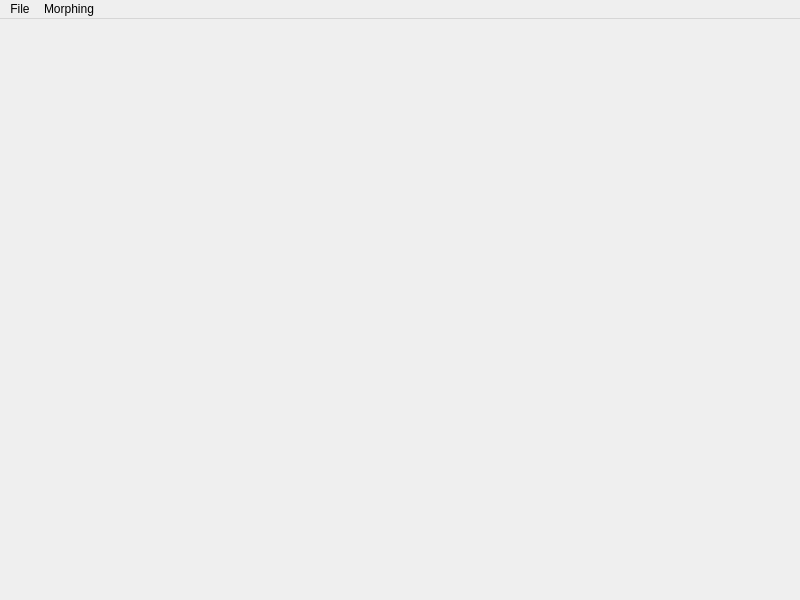
<?xml version="1.0" encoding="UTF-8"?>
<ui version="4.0">
 <class>MainWindow</class>
 <widget class="QMainWindow" name="MainWindow">
  <property name="geometry">
   <rect>
    <x>0</x>
    <y>0</y>
    <width>800</width>
    <height>600</height>
   </rect>
  </property>
  <property name="minimumSize">
   <size>
    <width>800</width>
    <height>600</height>
   </size>
  </property>
  <property name="maximumSize">
   <size>
    <width>800</width>
    <height>600</height>
   </size>
  </property>
  <property name="windowTitle">
   <string>Image morphing</string>
  </property>
  <widget class="QWidget" name="centralwidget">
   <layout class="QHBoxLayout" name="horizontalLayout">
    <property name="leftMargin">
     <number>0</number>
    </property>
    <property name="topMargin">
     <number>0</number>
    </property>
    <property name="rightMargin">
     <number>0</number>
    </property>
    <property name="bottomMargin">
     <number>0</number>
    </property>
    <item>
     <widget class="MainView" name="mainView" native="true"/>
    </item>
   </layout>
  </widget>
  <widget class="QMenuBar" name="menuBar">
   <property name="geometry">
    <rect>
     <x>0</x>
     <y>0</y>
     <width>800</width>
     <height>22</height>
    </rect>
   </property>
   <widget class="QMenu" name="menuFile">
    <property name="title">
     <string>File</string>
    </property>
    <addaction name="actionOpen_image"/>
   </widget>
   <widget class="QMenu" name="menuMorphing">
    <property name="title">
     <string>Morphing</string>
    </property>
    <addaction name="actionMorph_mode"/>
    <addaction name="actionPreserve_bounday"/>
    <addaction name="separator"/>
    <addaction name="actionClear"/>
   </widget>
   <addaction name="menuFile"/>
   <addaction name="menuMorphing"/>
  </widget>
  <action name="actionOpen_image">
   <property name="text">
    <string>Open image...</string>
   </property>
   <property name="shortcut">
    <string>Ctrl+O</string>
   </property>
  </action>
  <action name="actionClear">
   <property name="text">
    <string>Clear</string>
   </property>
   <property name="shortcut">
    <string>Ctrl+K</string>
   </property>
  </action>
  <action name="actionMorph_mode">
   <property name="checkable">
    <bool>true</bool>
   </property>
   <property name="text">
    <string>Morph mode</string>
   </property>
   <property name="shortcut">
    <string>Ctrl+M</string>
   </property>
  </action>
  <action name="actionPreserve_bounday">
   <property name="checkable">
    <bool>true</bool>
   </property>
   <property name="text">
    <string>Preserve bounday</string>
   </property>
   <property name="shortcut">
    <string>Ctrl+B</string>
   </property>
  </action>
 </widget>
 <customwidgets>
  <customwidget>
   <class>MainView</class>
   <extends>QWidget</extends>
   <header>MainView.hpp</header>
  </customwidget>
 </customwidgets>
 <resources>
  <include location="../resource/resources.qrc"/>
 </resources>
 <connections/>
</ui>
